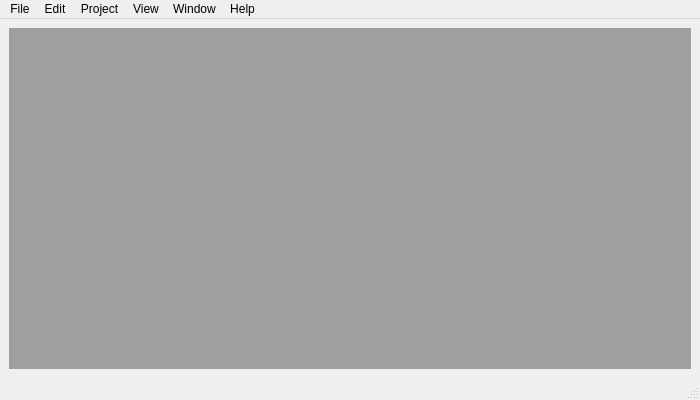
<?xml version="1.0" encoding="UTF-8"?>
<ui version="4.0">
 <author>Rui Maciel</author>
 <class>MainWindow</class>
 <widget class="QMainWindow" name="MainWindow">
  <property name="geometry">
   <rect>
    <x>0</x>
    <y>0</y>
    <width>700</width>
    <height>400</height>
   </rect>
  </property>
  <property name="windowTitle">
   <string>Femp</string>
  </property>
  <widget class="QWidget" name="centralwidget">
   <layout class="QGridLayout" name="gridLayout">
    <item row="0" column="0">
     <widget class="QMdiArea" name="mdiArea"/>
    </item>
   </layout>
  </widget>
  <widget class="QMenuBar" name="menubar">
   <property name="geometry">
    <rect>
     <x>0</x>
     <y>0</y>
     <width>700</width>
     <height>20</height>
    </rect>
   </property>
   <widget class="QMenu" name="menuFile">
    <property name="title">
     <string>File</string>
    </property>
    <addaction name="actionNew"/>
    <addaction name="actionOpen"/>
    <addaction name="separator"/>
    <addaction name="actionReopen"/>
    <addaction name="actionSave"/>
    <addaction name="actionSaveAs"/>
    <addaction name="separator"/>
    <addaction name="actionClose"/>
    <addaction name="separator"/>
    <addaction name="actionQuit"/>
   </widget>
   <widget class="QMenu" name="menuWindow">
    <property name="enabled">
     <bool>true</bool>
    </property>
    <property name="title">
     <string>Window</string>
    </property>
    <widget class="QMenu" name="menuNew">
     <property name="title">
      <string>New</string>
     </property>
     <addaction name="actionNewModelWindow"/>
     <addaction name="actionNewPostprocessingWindow"/>
     <addaction name="actionNewTensorFieldWindow"/>
     <addaction name="actionNewAnalysisResultsWindow"/>
     <addaction name="actionNewFemEquationWindow"/>
    </widget>
    <widget class="QMenu" name="menuWindowOpened">
     <property name="title">
      <string>Opened</string>
     </property>
    </widget>
    <addaction name="menuNew"/>
    <addaction name="separator"/>
    <addaction name="actionWindowTile"/>
    <addaction name="actionWindowCascade"/>
    <addaction name="menuWindowOpened"/>
   </widget>
   <widget class="QMenu" name="menuHelp">
    <property name="title">
     <string>Help</string>
    </property>
   </widget>
   <widget class="QMenu" name="menuView">
    <property name="enabled">
     <bool>true</bool>
    </property>
    <property name="title">
     <string>View</string>
    </property>
    <addaction name="actionViewSelection"/>
    <addaction name="actionViewAll"/>
   </widget>
   <widget class="QMenu" name="menuProject">
    <property name="enabled">
     <bool>true</bool>
    </property>
    <property name="title">
     <string>Project</string>
    </property>
    <widget class="QMenu" name="menuDump">
     <property name="enabled">
      <bool>false</bool>
     </property>
     <property name="title">
      <string>Dump</string>
     </property>
     <addaction name="actionDump_FEM_equation"/>
     <addaction name="actionResults_from_selection"/>
    </widget>
    <addaction name="actionRun"/>
    <addaction name="menuDump"/>
    <addaction name="actionAnalysisSummary"/>
   </widget>
   <widget class="QMenu" name="menuEdit">
    <property name="title">
     <string>Edit</string>
    </property>
    <addaction name="actionNodeRestraints"/>
    <addaction name="actionNodeActions"/>
    <addaction name="actionDomainLoads"/>
    <addaction name="actionMoveNodes"/>
    <addaction name="separator"/>
    <addaction name="actionPreferences"/>
    <addaction name="actionEditMaterials"/>
    <addaction name="actionQuadrature_rules"/>
    <addaction name="actionSelection"/>
   </widget>
   <addaction name="menuFile"/>
   <addaction name="menuEdit"/>
   <addaction name="menuProject"/>
   <addaction name="menuView"/>
   <addaction name="menuWindow"/>
   <addaction name="menuHelp"/>
  </widget>
  <widget class="QStatusBar" name="statusbar"/>
  <action name="actionOpen">
   <property name="text">
    <string>Open</string>
   </property>
  </action>
  <action name="actionQuit">
   <property name="text">
    <string>Quit</string>
   </property>
  </action>
  <action name="actionCommand_line">
   <property name="checkable">
    <bool>true</bool>
   </property>
   <property name="checked">
    <bool>false</bool>
   </property>
   <property name="enabled">
    <bool>false</bool>
   </property>
   <property name="text">
    <string>Command line</string>
   </property>
  </action>
  <action name="actionNew">
   <property name="text">
    <string>New</string>
   </property>
  </action>
  <action name="actionClose">
   <property name="enabled">
    <bool>false</bool>
   </property>
   <property name="text">
    <string>Close</string>
   </property>
  </action>
  <action name="actionSave">
   <property name="enabled">
    <bool>false</bool>
   </property>
   <property name="text">
    <string>Save</string>
   </property>
  </action>
  <action name="actionSaveAs">
   <property name="enabled">
    <bool>false</bool>
   </property>
   <property name="text">
    <string>Save As</string>
   </property>
  </action>
  <action name="actionPreferences">
   <property name="text">
    <string>Preferences</string>
   </property>
  </action>
  <action name="actionImportMesh">
   <property name="text">
    <string>Import mesh</string>
   </property>
  </action>
  <action name="actionTogglePerspective">
   <property name="text">
    <string>Toggle perspective</string>
   </property>
  </action>
  <action name="actionNodeRestraints">
   <property name="enabled">
    <bool>false</bool>
   </property>
   <property name="text">
    <string>Node restraints</string>
   </property>
  </action>
  <action name="actionNodeActions">
   <property name="enabled">
    <bool>false</bool>
   </property>
   <property name="text">
    <string>Node actions</string>
   </property>
  </action>
  <action name="actionRun">
   <property name="text">
    <string>Run</string>
   </property>
  </action>
  <action name="actionShowNodalDisplacements">
   <property name="checkable">
    <bool>true</bool>
   </property>
   <property name="enabled">
    <bool>true</bool>
   </property>
   <property name="text">
    <string>Nodal displacements</string>
   </property>
  </action>
  <action name="actionNodal">
   <property name="text">
    <string>Nodal</string>
   </property>
  </action>
  <action name="actionShowNodalForces">
   <property name="checkable">
    <bool>true</bool>
   </property>
   <property name="enabled">
    <bool>true</bool>
   </property>
   <property name="text">
    <string>Nodal forces</string>
   </property>
  </action>
  <action name="actionShowDomainForces">
   <property name="checkable">
    <bool>true</bool>
   </property>
   <property name="enabled">
    <bool>true</bool>
   </property>
   <property name="text">
    <string>Domain forces</string>
   </property>
  </action>
  <action name="actionShowSurfaceForces">
   <property name="checkable">
    <bool>true</bool>
   </property>
   <property name="enabled">
    <bool>true</bool>
   </property>
   <property name="text">
    <string>Surface forces</string>
   </property>
  </action>
  <action name="actionViewActions">
   <property name="text">
    <string>Actions</string>
   </property>
  </action>
  <action name="actionDisplaySurfaces">
   <property name="checkable">
    <bool>true</bool>
   </property>
   <property name="checked">
    <bool>true</bool>
   </property>
   <property name="text">
    <string>Faces</string>
   </property>
  </action>
  <action name="actionDisplayNodes">
   <property name="checkable">
    <bool>true</bool>
   </property>
   <property name="checked">
    <bool>true</bool>
   </property>
   <property name="text">
    <string>Nodes</string>
   </property>
  </action>
  <action name="actionEditMaterials">
   <property name="enabled">
    <bool>false</bool>
   </property>
   <property name="text">
    <string>Materials</string>
   </property>
  </action>
  <action name="actionWindowTile">
   <property name="text">
    <string>Tile</string>
   </property>
  </action>
  <action name="actionWindowCascade">
   <property name="text">
    <string>Cascade</string>
   </property>
  </action>
  <action name="actionViewModel">
   <property name="text">
    <string>Model</string>
   </property>
  </action>
  <action name="actionViewDisplacements">
   <property name="text">
    <string>Displacements</string>
   </property>
  </action>
  <action name="actionViewPostprocessing">
   <property name="text">
    <string>Postprocessing</string>
   </property>
  </action>
  <action name="actionViewStrains">
   <property name="text">
    <string>Strains</string>
   </property>
  </action>
  <action name="actionQuadrature_rules">
   <property name="text">
    <string>Quadrature rules</string>
   </property>
  </action>
  <action name="actionDump_FEM_equation">
   <property name="enabled">
    <bool>false</bool>
   </property>
   <property name="text">
    <string>FEM equation</string>
   </property>
  </action>
  <action name="actionReopen">
   <property name="enabled">
    <bool>false</bool>
   </property>
   <property name="text">
    <string>Reopen</string>
   </property>
   <property name="shortcut">
    <string>F5</string>
   </property>
  </action>
  <action name="actionSelection">
   <property name="text">
    <string>Selection</string>
   </property>
  </action>
  <action name="actionViewSelection">
   <property name="text">
    <string>Selection</string>
   </property>
  </action>
  <action name="actionSetModelViewport">
   <property name="text">
    <string>Model</string>
   </property>
  </action>
  <action name="actionSetPostprocessingViewport">
   <property name="text">
    <string>Postprocessing</string>
   </property>
  </action>
  <action name="actionResults_from_selection">
   <property name="enabled">
    <bool>false</bool>
   </property>
   <property name="text">
    <string>Results from selection</string>
   </property>
  </action>
  <action name="actionNewModelWindow">
   <property name="text">
    <string>Model</string>
   </property>
  </action>
  <action name="actionNewPostprocessingWindow">
   <property name="text">
    <string>Gradient</string>
   </property>
  </action>
  <action name="actionNewAnalysisResultsWindow">
   <property name="text">
    <string>Analysis results</string>
   </property>
  </action>
  <action name="actionNewFemEquationWindow">
   <property name="text">
    <string>FEM equation</string>
   </property>
  </action>
  <action name="actionNewTensorFieldWindow">
   <property name="text">
    <string>Tensor field</string>
   </property>
  </action>
  <action name="actionViewAll">
   <property name="text">
    <string>All</string>
   </property>
  </action>
  <action name="actionMoveNodes">
   <property name="text">
    <string>Move nodes</string>
   </property>
  </action>
  <action name="actionAnalysisSummary">
   <property name="text">
    <string>Analysis summary</string>
   </property>
  </action>
  <action name="actionDomainLoads">
   <property name="enabled">
    <bool>false</bool>
   </property>
   <property name="text">
    <string>Domain loads</string>
   </property>
  </action>
 </widget>
 <resources/>
 <connections/>
 <designerdata>
  <property name="gridDeltaX">
   <number>10</number>
  </property>
  <property name="gridDeltaY">
   <number>10</number>
  </property>
  <property name="gridSnapX">
   <bool>true</bool>
  </property>
  <property name="gridSnapY">
   <bool>true</bool>
  </property>
  <property name="gridVisible">
   <bool>true</bool>
  </property>
 </designerdata>
</ui>
